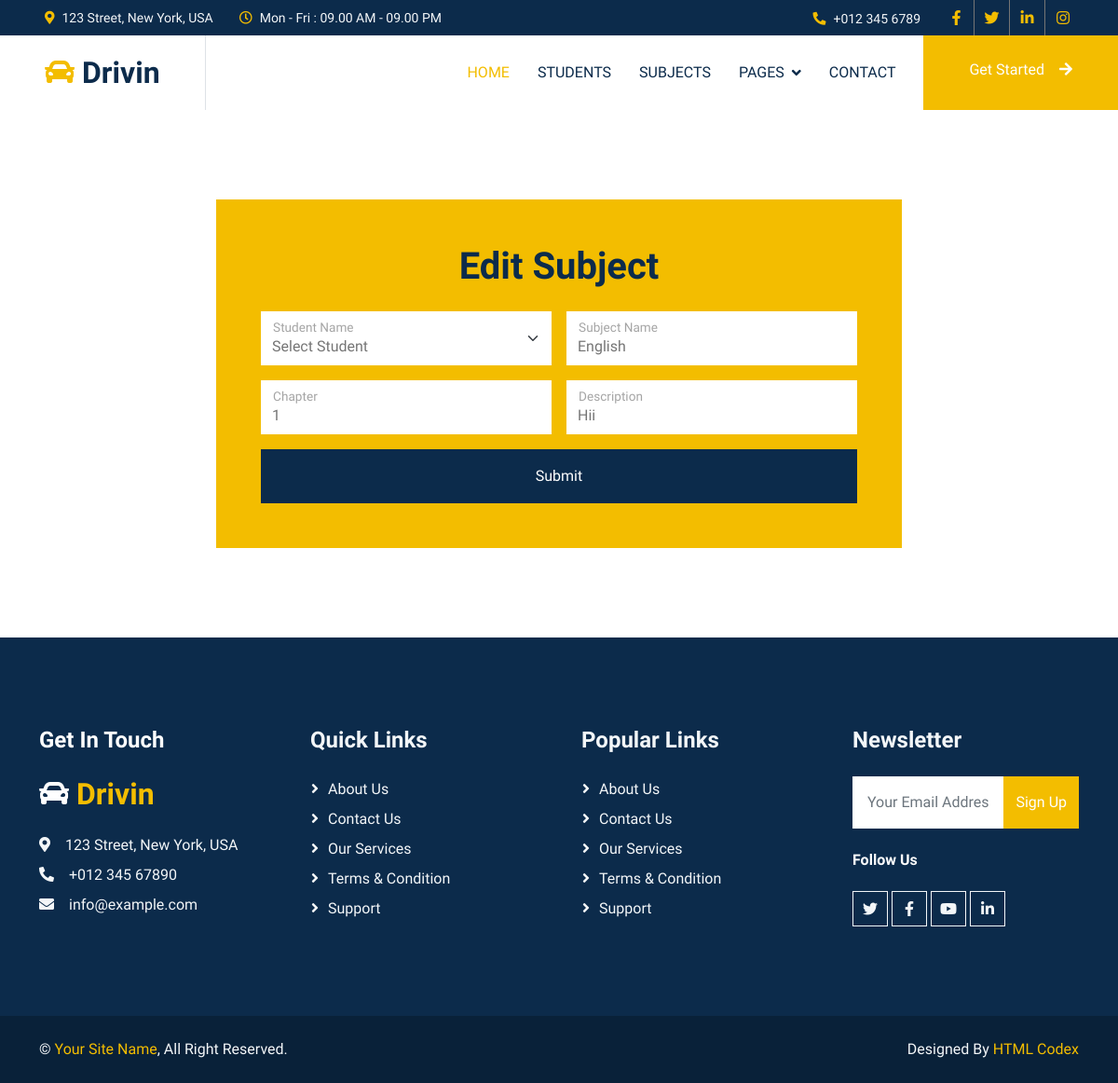
Screenshot of /editsubject/1 with the database file from the repository.
### members/models.py (models this page shows)
class subject(models.Model):
    student_id=models.ForeignKey(to=student,on_delete=models.CASCADE)
    subjectname=models.CharField(max_length=100)
    chapter=models.IntegerField()
    description=models.TextField()

### members/views.py (the view)
# urls.py: path('editsubject/<int:id>', edit_subject, name='editsubject'),
def edit_subject(request,id):
  if request.method =="POST":
    studentid = request.POST['stu_id']
    subjectnm = request.POST['sub_name']
    chap = request.POST['cha']
    desc = request.POST['des']
    stu_obj=student.objects.get(id=studentid)
    f1 = subject.objects.get(id=id)
    f1.student_id=stu_obj
    f1.subjectname=subjectnm
    f1.chapter=chap
    f1.description=desc
    f1.save()
    print(request.POST['sub_name'])
    return redirect("showsubject")
  else :
    e1 = subject.objects.get(id=id)
    e = student.objects.all()
    context ={
    'e1' : e1,
    'e' : e
    }
    return render(request,"editsubject.html",context)

### members/templates/editsubject.html (shortened to what this page needs)
{% extends 'basefile.html' %}
{% block body %}
<div class="container">
<div class="row justify-content-center">
<div class="col-lg-8 my-6 mb-0 wow fadeInUp" data-wow-delay="0.1s">
    <div class="bg-primary text-center p-5">
        <h1 class="mb-4">Edit Subject</h1>
        <form action="{% url 'editsubject' e1.id %}" method="post">
            <div class="row g-3">
                <div class="col-sm-6">
                    <div class="form-floating">
                        <select class="form-select border-0" id="stu_id" name="stu_id">
                            <option>Select Student</option>
                        </select>
                        <label for="stu_id">Student Name</label>
                    </div>
                </div>
                <div class="col-sm-6">
                    <div class="form-floating">
                        <input value="{{e1.subjectname}}" type="text" class="form-control border-0" id="sub_name" name="sub_name" placeholder="Gurdian Name">
                        <label for="sub_name">Subject Name</label>
                    </div>
                </div>
                <div class="col-sm-6">
                    <div class="form-floating">
                        <input value="{{e1.chapter}}" type="number" class="form-control border-0" id="cha" name="cha" placeholder="Gurdian Email">
                        <label for="cha">Chapter</label>
                    </div>
                </div>
                <div class="col-sm-6">
                    <div class="form-floating">
                        <input value="{{e1.description}}" type="text" class="form-control border-0" id="des" name="des" placeholder="Child Name">
                        <label for="des">Description</label>
                    </div>
                </div>
                <div class="col-12">
                    <button class="btn btn-dark w-100 py-3" type="submit">Submit</button>
                </div>
            </div>
        </form>
    </div>
</div>
</div>
</div>
{% endblock %}

### static/css/style.css (style rules this page uses)
:root { --primary: #F3BD00; --secondary: #757575; --light: #F3F6F8; --dark: #0C2B4B; }
.my-6 { margin-top: 6rem; margin-bottom: 6rem; }
.btn { font-weight: 500; transition: .5s; }

### rows the page displays
subject: sub_name "English", cha "1", des "Hii"
